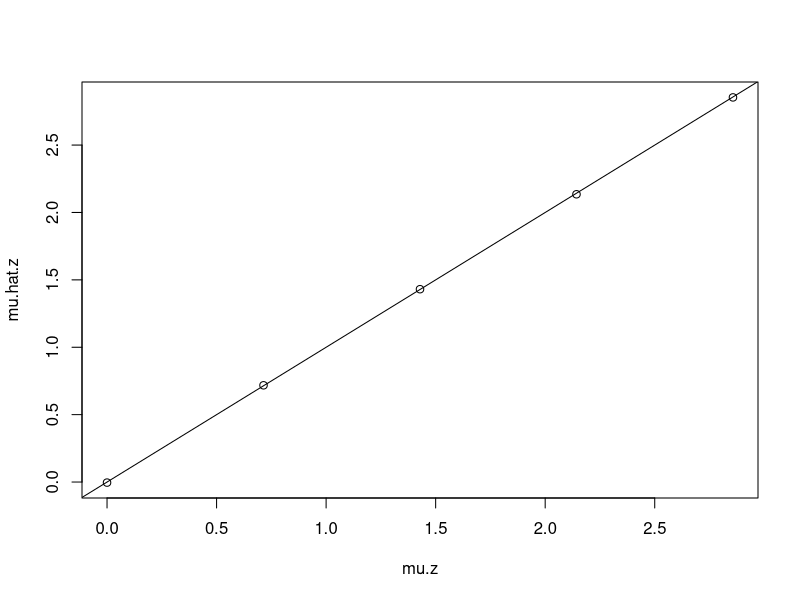

This figure's R source:
#Extra 20
n = 100

a=0.5
sig2=0.1

sig=sqrt(sig2)
z = seq(0,2,by=0.5)
mu.sim = matrix(nrow=length(z),ncol=100)
sig2.sim = matrix(nrow=length(z),ncol=100)
N.sim = matrix(nrow=length(z),ncol=100)
x.sim=rep(NA,n)
for(i in 1:length(z))
{
  show(z[i])
for(j in 1:100)
{
  N = 0
  for(k in 1:n)
  {
    more = TRUE
    while(more)
    {
      N = N+1
      x = rnorm(1)
      p = exp(-0.5*(z[i]-a*x)^2/sig2)
      if(runif(1)<p)
        more = FALSE
    }
    x.sim[k] = x
  }
  mu.sim[i,j] = mean(x.sim)
  sig2.sim[i,j] = var(x.sim)
  N.sim[i,j] = N
}
}

#hva er de greiene under herforno a?
mu.hat.z = colMeans(t(mu.sim))
mu.z = a*z/(a^2+sig2)
plot(mu.z,mu.hat.z);abline(c(0,1))
sig2.hat.z = colMeans(t(sig2.sim))
sig2.z = sig2/(a^2+sig2)
show(sig2.z)
show(sig2.hat.z)
show(round(colMeans(t(N.sim))))
show(round(n/(exp(-0.5*z^2/(a^2+sig2))/sqrt((a^2+sig2)/sig2))))

